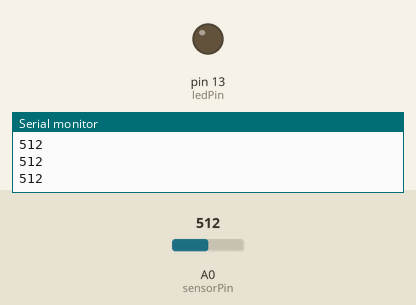
This sketch was run on a simulated Arduino Uno, built with avr-gcc and run on an emulated ATmega328P. Shown: output pins drawn as LEDs (lit = HIGH), the last lines printed to the serial monitor. The inputs (shaded band) are chosen by the test bench; at power-on: A0 (sensorPin) = 512.

Above: at 1.2 s.
1.3 s: A0 (sensorPin) set to 489
At 2.3 s:
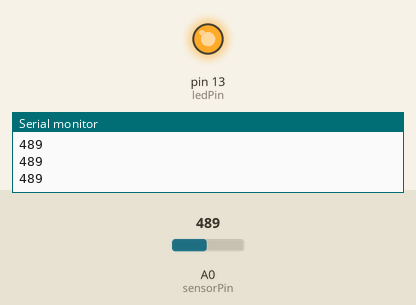
2.8 s: A0 (sensorPin) set to 510
At 3.5 s:
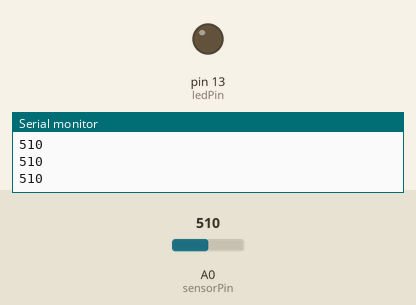
4.3 s: A0 (sensorPin) set to 490
At 5.5 s:
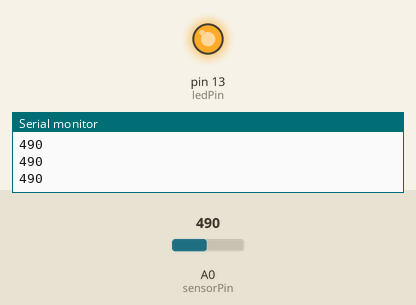
Timing chart, 0 to 7.3 s (numbered marks = the images above; inputs shaded):
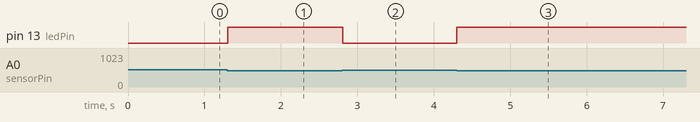

The sketch:

Practica3_Fotoresistencia.ino
```cpp
/*
Este código sirve para encender o apagar un led en función del valor que se lee de una foto resistencia,
si la foteresistencia detecta mucha luz el LED se apaga, si hay poca luz el LED se enciende.
*/
int sensorPin = A0;
int ledPin = 13;
int sensorValue = 0;

void setup() {
  pinMode(ledPin,OUTPUT);
  Serial.begin(9600);
}

void loop() {
  sensorValue=analogRead(sensorPin);
  Serial.println(sensorValue);
  if(sensorValue<=500){
    digitalWrite(ledPin,HIGH);
  }
  else{
    digitalWrite(ledPin,LOW);
  }
  delay(10);
}
```

Measured:
- the behaviour switches between 501 and 500 on A0 (sensorPin) (found by bisection; images 0 and 1)
- after the input at 1.3 s, pin 13 (ledPin): LOW → HIGH at once
- after the input at 2.8 s, pin 13 (ledPin): HIGH → LOW at once
- after the input at 4.3 s, pin 13 (ledPin): LOW → HIGH at once
